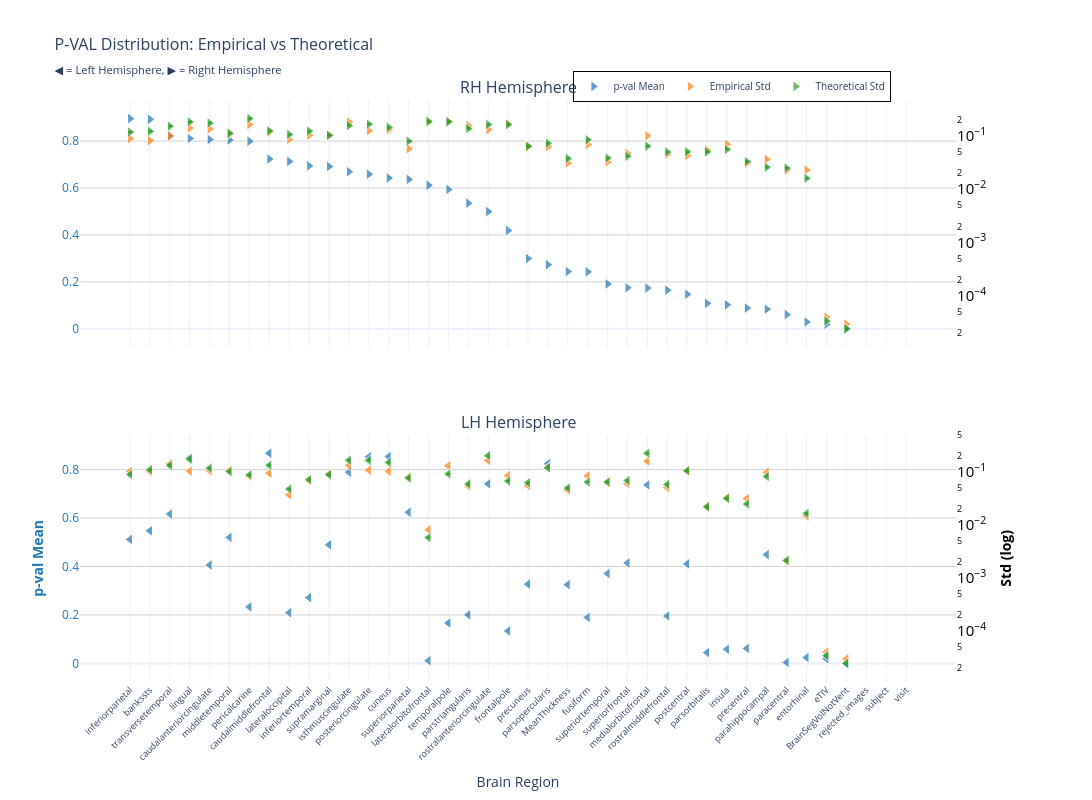
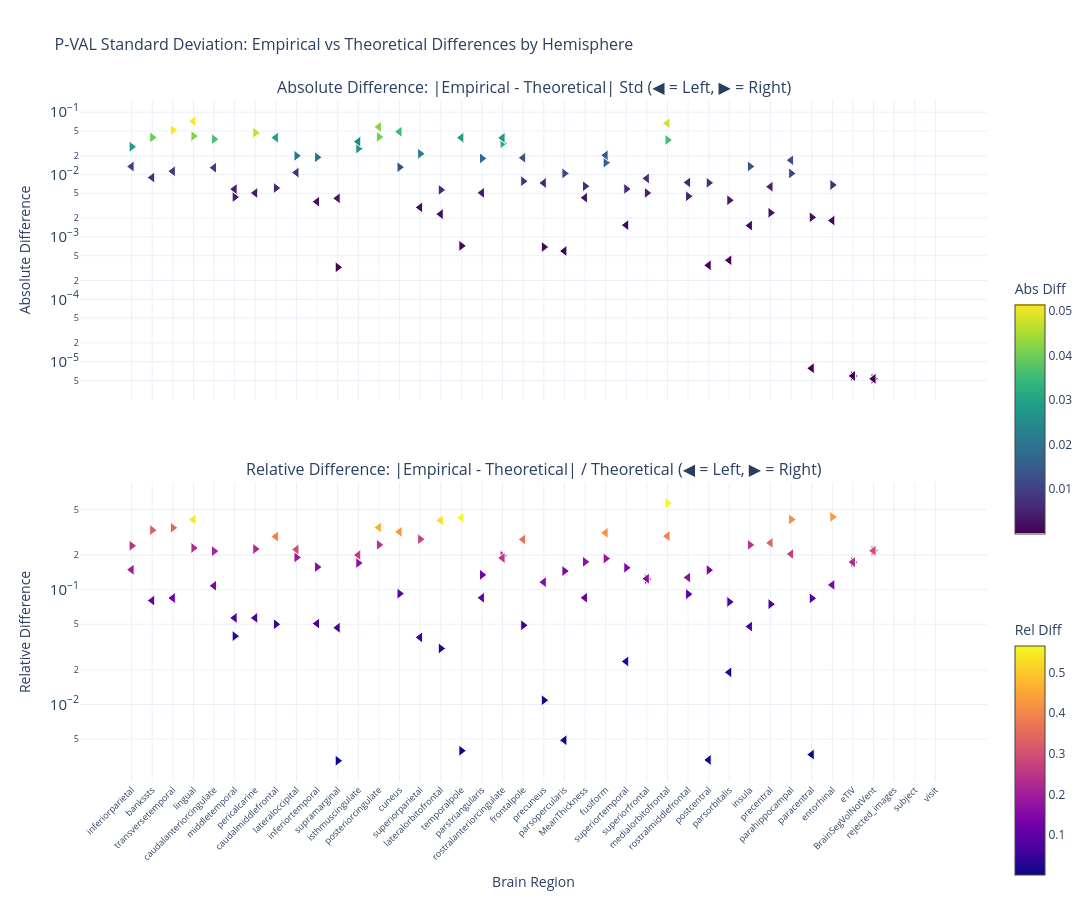

Here is the notebook cell these charts were saved with, in order:
### Markdown cell above
### p-value

### Code cell
nu_nav = df_npvr[(df_npvr["timepoint"] == "baseline") & (df_npvr["group"] == "HC-PD")]
data_path = stats_dir / f"ancova_baseline_{METRIC}.parquet"
df, stats = get_test_stats(
    data_path, stat_functions_F, nu_nav, hemisphere=True, study="baseline"
)
show_figure(stats, hemisphere=True, stat_name="p-val", study="baseline", metric=METRIC)

### Figure 1 — Plotly figure (JSON) as saved in the notebook; plotly's stock layout.template omitted (floating-point values rounded to 4 significant figures)
{"data": [{"hovertemplate": "<b>%{x}</b><br>Mean p-val: %{y:.2f}<br><extra></extra>", "legendgroup": "mean", "marker": {"color": "#1f77b4", "line": {"color": "white", "width": 1}, "opacity": 0.7, "size": 10, "symbol": "triangle-right"}, "mode": "markers", "name": "p-val Mean", "showlegend": true, "type": "scatter", "x": ["inferiorparietal", "bankssts", "transversetemporal", "lingual", "caudalanteriorcingulate", "middletemporal", "pericalcarine", "caudalmiddlefrontal", "lateraloccipital", "inferiortemporal", "supramarginal", "isthmuscingulate", "posteriorcingulate", "cuneus", "superiorparietal", "lateralorbitofrontal", "temporalpole", "parstriangularis", "rostralanteriorcingulate", "frontalpole", "precuneus", "parsopercularis", "MeanThickness", "fusiform", "superiortemporal", "superiorfrontal", "medialorbitofrontal", "rostralmiddlefrontal", "postcentral", "parsorbitalis", "insula", "precentral", "parahippocampal", "paracentral", "entorhinal", "eTIV", "BrainSegVolNotVent", "rejected_images", "subject", "visit"], "xaxis": "x", "y": [0.8959, 0.8928, 0.8244, 0.8114, 0.8068, 0.8049, 0.7995, 0.7235, 0.7136, 0.6943, 0.6919, 0.6697, 0.659, 0.6429, 0.6369, 0.612, 0.5942, 0.5352, 0.4997, 0.4189, 0.2996, 0.2732, 0.244, 0.2425, 0.1911, 0.1747, 0.1738, 0.1646, 0.1471, 0.1084, 0.1023, 0.08812, 0.08363, 0.06076, 0.02882, 0.01913, 0.0002605, NaN, NaN, NaN], "yaxis": "y"}, {"hovertemplate": "<b>%{x}</b><br>Empirical Std: %{y:.3f}<br><extra></extra>", "legendgroup": "empirical", "marker": {"color": "#ff7f0e", "line": {"color": "white", "width": 1}, "opacity": 0.7, "size": 10, "symbol": "triangle-right"}, "mode": "markers", "name": "Empirical Std", "showlegend": true, "type": "scatter", "x": ["inferiorparietal", "bankssts", "transversetemporal", "lingual", "caudalanteriorcingulate", "middletemporal", "pericalcarine", "caudalmiddlefrontal", "lateraloccipital", "inferiortemporal", "supramarginal", "isthmuscingulate", "posteriorcingulate", "cuneus", "superiorparietal", "lateralorbitofrontal", "temporalpole", "parstriangularis", "rostralanteriorcingulate", "frontalpole", "precuneus", "parsopercularis", "MeanThickness", "fusiform", "superiortemporal", "superiorfrontal", "medialorbitofrontal", "rostralmiddlefrontal", "postcentral", "parsorbitalis", "insula", "precentral", "parahippocampal", "paracentral", "entorhinal", "eTIV", "BrainSegVolNotVent", "rejected_images", "subject", "visit"], "xaxis": "x", "y": [0.08799, 0.08026, 0.09766, 0.1381, 0.1338, 0.1062, 0.1606, 0.1157, 0.08479, 0.1014, 0.1009, 0.1801, 0.1233, 0.1291, 0.05685, 0.1788, 0.1811, 0.1533, 0.1294, 0.168, 0.0625, 0.06155, 0.03076, 0.06784, 0.03205, 0.04618, 0.09929, 0.04463, 0.04234, 0.05338, 0.0685, 0.03022, 0.036, 0.02249, 0.02268, 3.984e-05, 2.958e-05, NaN, NaN, NaN], "yaxis": "y2"}, {"error_y": {"array": [0.003248, 0.003355, 0.004179, 0.005029, 0.004783, 0.003098, 0.005811, 0.003412, 0.002935, 0.00337, 0.002818, 0.00431, 0.004579, 0.003985, 0.002196, 0.00517, 0.005093, 0.003786, 0.004515, 0.004489, 0.00177, 0.002017, 0.001044, 0.002336, 0.001063, 0.001152, 0.001776, 0.001376, 0.001393, 0.001387, 0.001541, 0.0009151, 0.0007162, 0.000688, 0.0004443, 9.513e-07, 6.804e-07, NaN, NaN, NaN], "arrayminus": [0.003158, 0.003262, 0.004063, 0.004889, 0.00465, 0.003012, 0.00565, 0.003317, 0.002854, 0.003277, 0.00274, 0.004191, 0.004452, 0.003874, 0.002136, 0.005026, 0.004952, 0.003681, 0.00439, 0.004364, 0.001721, 0.001961, 0.001015, 0.002272, 0.001033, 0.00112, 0.001727, 0.001338, 0.001354, 0.001349, 0.001499, 0.0008897, 0.0006964, 0.0006689, 0.000432, 9.249e-07, 6.615e-07, NaN, NaN, NaN], "color": "#2ca02c", "thickness": 1, "type": "data", "visible": true, "width": 2}, "hovertemplate": "<b>%{x}</b><br>Theoretical Std: %{y:.3f}<br><extra></extra>", "legendgroup": "theoretical", "marker": {"color": "#2ca02c", "line": {"color": "white", "width": 1}, "opacity": 0.7, "size": 10, "symbol": "triangle-right"}, "mode": "markers", "name": "Theoretical Std", "showlegend": true, "type": "scatter", "x": ["inferiorparietal", "bankssts", "transversetemporal", "lingual", "caudalanteriorcingulate", "middletemporal", "pericalcarine", "caudalmiddlefrontal", "lateraloccipital", "inferiortemporal", "supramarginal", "isthmuscingulate", "posteriorcingulate", "cuneus", "superiorparietal", "lateralorbitofrontal", "temporalpole", "parstriangularis", "rostralanteriorcingulate", "frontalpole", "precuneus", "parsopercularis", "MeanThickness", "fusiform", "superiortemporal", "superiorfrontal", "medialorbitofrontal", "rostralmiddlefrontal", "postcentral", "parsorbitalis", "insula", "precentral", "parahippocampal", "paracentral", "entorhinal", "eTIV", "BrainSegVolNotVent", "rejected_images", "subject", "visit"], "xaxis": "x", "y": [0.1159, 0.1197, 0.1492, 0.1795, 0.1707, 0.1106, 0.2074, 0.1218, 0.1048, 0.1203, 0.1006, 0.1538, 0.1634, 0.1422, 0.07839, 0.1845, 0.1818, 0.1351, 0.1612, 0.1602, 0.06319, 0.07199, 0.03726, 0.08339, 0.03793, 0.04111, 0.0634, 0.04912, 0.0497, 0.04951, 0.05502, 0.03266, 0.02556, 0.02455, 0.01586, 3.395e-05, 2.428e-05, NaN, NaN, NaN], "yaxis": "y2"}, {"hovertemplate": "<b>%{x}</b><br>Mean p-val: %{y:.2f}<br><extra></extra>", "legendgroup": "mean", "marker": {"color": "#1f77b4", "line": {"color": "white", "width": 1}, "opacity": 0.7, "size": 10, "symbol": "triangle-left"}, "mode": "markers", "name": "p-val Mean", "showlegend": false, "type": "scatter", "x": ["caudalmiddlefrontal", "cuneus", "posteriorcingulate", "lingual", "parsopercularis", "isthmuscingulate", "rostralanteriorcingulate", "medialorbitofrontal", "superiorparietal", "transversetemporal", "bankssts", "middletemporal", "inferiorparietal", "supramarginal", "parahippocampal", "superiorfrontal", "postcentral", "caudalanteriorcingulate", "superiortemporal", "precuneus", "MeanThickness", "inferiortemporal", "pericalcarine", "lateraloccipital", "parstriangularis", "rostralmiddlefrontal", "fusiform", "temporalpole", "frontalpole", "precentral", "insula", "parsorbitalis", "entorhinal", "eTIV", "lateralorbitofrontal", "paracentral", "BrainSegVolNotVent", "rejected_images", "subject", "visit"], "xaxis": "x2", "y": [0.8668, 0.8531, 0.8522, 0.8477, 0.8238, 0.789, 0.7407, 0.7365, 0.624, 0.616, 0.5471, 0.5198, 0.5116, 0.4892, 0.4488, 0.4143, 0.4106, 0.4058, 0.3709, 0.327, 0.3249, 0.2713, 0.2329, 0.2093, 0.2003, 0.1958, 0.1897, 0.1666, 0.1336, 0.06214, 0.05861, 0.04496, 0.02414, 0.01913, 0.01132, 0.004091, 0.0002605, NaN, NaN, NaN], "yaxis": "y3"}, {"hovertemplate": "<b>%{x}</b><br>Empirical Std: %{y:.3f}<br><extra></extra>", "legendgroup": "empirical", "marker": {"color": "#ff7f0e", "line": {"color": "white", "width": 1}, "opacity": 0.7, "size": 10, "symbol": "triangle-left"}, "mode": "markers", "name": "Empirical Std", "showlegend": false, "type": "scatter", "x": ["caudalmiddlefrontal", "cuneus", "posteriorcingulate", "lingual", "parsopercularis", "isthmuscingulate", "rostralanteriorcingulate", "medialorbitofrontal", "superiorparietal", "transversetemporal", "bankssts", "middletemporal", "inferiorparietal", "supramarginal", "parahippocampal", "superiorfrontal", "postcentral", "caudalanteriorcingulate", "superiortemporal", "precuneus", "MeanThickness", "inferiortemporal", "pericalcarine", "lateraloccipital", "parstriangularis", "rostralmiddlefrontal", "fusiform", "temporalpole", "frontalpole", "precentral", "insula", "parsorbitalis", "entorhinal", "eTIV", "lateralorbitofrontal", "paracentral", "BrainSegVolNotVent", "rejected_images", "subject", "visit"], "xaxis": "x2", "y": [0.09583, 0.1042, 0.1091, 0.1046, 0.1223, 0.1349, 0.1666, 0.1613, 0.08053, 0.1452, 0.1026, 0.1088, 0.1039, 0.09343, 0.1002, 0.06099, 0.1062, 0.1065, 0.06369, 0.05579, 0.04585, 0.06878, 0.08421, 0.03731, 0.05485, 0.05118, 0.08545, 0.1317, 0.08642, 0.03142, 0.03338, 0.02258, 0.01482, 3.984e-05, 0.008119, 0.002146, 2.958e-05, NaN, NaN, NaN], "yaxis": "y4"}, {"error_y": {"array": [0.00378, 0.004284, 0.004683, 0.004937, 0.003409, 0.004726, 0.005753, 0.006386, 0.002173, 0.003752, 0.003126, 0.002883, 0.002532, 0.002501, 0.002331, 0.001952, 0.002984, 0.003344, 0.001828, 0.001769, 0.001404, 0.00203, 0.002501, 0.001346, 0.001679, 0.001643, 0.001825, 0.002595, 0.001901, 0.0007014, 0.0008927, 0.0006207, 0.0004665, 9.513e-07, 0.0001625, 5.99e-05, 6.804e-07, NaN, NaN, NaN], "arrayminus": [0.003675, 0.004165, 0.004553, 0.0048, 0.003314, 0.004595, 0.005594, 0.006209, 0.002113, 0.003648, 0.003039, 0.002804, 0.002462, 0.002432, 0.002267, 0.001898, 0.002901, 0.003251, 0.001777, 0.00172, 0.001365, 0.001974, 0.002432, 0.001309, 0.001633, 0.001598, 0.001774, 0.002523, 0.001849, 0.000682, 0.000868, 0.0006035, 0.0004535, 9.249e-07, 0.000158, 5.824e-05, 6.615e-07, NaN, NaN, NaN], "color": "#2ca02c", "thickness": 1, "type": "data", "visible": true, "width": 2}, "hovertemplate": "<b>%{x}</b><br>Theoretical Std: %{y:.3f}<br><extra></extra>", "legendgroup": "theoretical", "marker": {"color": "#2ca02c", "line": {"color": "white", "width": 1}, "opacity": 0.7, "size": 10, "symbol": "triangle-left"}, "mode": "markers", "name": "Theoretical Std", "showlegend": false, "type": "scatter", "x": ["caudalmiddlefrontal", "cuneus", "posteriorcingulate", "lingual", "parsopercularis", "isthmuscingulate", "rostralanteriorcingulate", "medialorbitofrontal", "superiorparietal", "transversetemporal", "bankssts", "middletemporal", "inferiorparietal", "supramarginal", "parahippocampal", "superiorfrontal", "postcentral", "caudalanteriorcingulate", "superiortemporal", "precuneus", "MeanThickness", "inferiortemporal", "pericalcarine", "lateraloccipital", "parstriangularis", "rostralmiddlefrontal", "fusiform", "temporalpole", "frontalpole", "precentral", "insula", "parsorbitalis", "entorhinal", "eTIV", "lateralorbitofrontal", "paracentral", "BrainSegVolNotVent", "rejected_images", "subject", "visit"], "xaxis": "x2", "y": [0.1349, 0.1529, 0.1672, 0.1762, 0.1217, 0.1687, 0.2053, 0.2279, 0.07755, 0.1339, 0.1116, 0.1029, 0.09039, 0.08927, 0.08321, 0.06966, 0.1065, 0.1194, 0.06524, 0.06312, 0.05011, 0.07245, 0.08928, 0.04806, 0.05994, 0.05865, 0.06512, 0.09262, 0.06787, 0.02503, 0.03186, 0.02215, 0.01665, 3.395e-05, 0.005799, 0.002138, 2.428e-05, NaN, NaN, NaN], "yaxis": "y4"}], "layout": {"annotations": [{"font": {"size": 16}, "showarrow": false, "text": "RH Hemisphere", "x": 0.47, "xanchor": "center", "xref": "paper", "y": 1, "yanchor": "bottom", "yref": "paper"}, {"font": {"size": 16}, "showarrow": false, "text": "LH Hemisphere", "x": 0.47, "xanchor": "center", "xref": "paper", "y": 0.425, "yanchor": "bottom", "yref": "paper"}], "height": 800, "hovermode": "x", "legend": {"bgcolor": "rgba(255, 255, 255, 0.9)", "bordercolor": "black", "borderwidth": 1, "font": {"size": 10}, "orientation": "h", "x": 0.7, "xanchor": "center", "y": 1.05}, "title": {"font": {"size": 16}, "text": "P-VAL Distribution: Empirical vs Theoretical<br><sub>◀ = Left Hemisphere, ▶ = Right Hemisphere</sub>"}, "width": 1400, "xaxis": {"anchor": "y", "domain": [0, 0.94], "matches": "x2", "showticklabels": false}, "xaxis2": {"anchor": "y3", "domain": [0, 0.94], "tickangle": -45, "tickfont": {"size": 9}, "title": {"text": "Brain Region"}}, "yaxis": {"anchor": "x", "domain": [0.575, 1], "gridcolor": "lightgray", "showgrid": true, "tickfont": {"color": "#1f77b4"}, "title": {"font": {"color": "#1f77b4"}, "text": ""}}, "yaxis2": {"anchor": "x", "exponentformat": "power", "overlaying": "y", "showgrid": false, "side": "right", "tickfont": {"color": "black"}, "title": {"font": {"color": "black"}, "text": ""}, "type": "log"}, "yaxis3": {"anchor": "x2", "domain": [0, 0.425], "gridcolor": "lightgray", "showgrid": true, "tickfont": {"color": "#1f77b4"}, "title": {"font": {"color": "#1f77b4"}, "text": "<b>p-val Mean</b>"}}, "yaxis4": {"anchor": "x2", "exponentformat": "power", "overlaying": "y3", "showgrid": false, "side": "right", "tickfont": {"color": "black"}, "title": {"font": {"color": "black"}, "text": "<b>Std (log)</b>"}, "type": "log"}}}

### Figure 2 — Plotly figure (JSON) as saved in the notebook; plotly's stock layout.template omitted (floating-point values rounded to 4 significant figures)
{"data": [{"hovertemplate": "<b>%{x}</b><br>Hemisphere: %{text}<br>Abs Diff: %{y:.4f}<br><extra></extra>", "legendgroup": "abs_rh", "marker": {"color": [0.02794, 0.03947, 0.05151, 0.0414, 0.03693, 0.004353, 0.04681, 0.006082, 0.01998, 0.01891, 0.0003254, 0.02623, 0.04011, 0.01313, 0.02155, 0.005671, 0.000719, 0.01817, 0.03173, 0.007836, 0.0006883, 0.01044, 0.006505, 0.01555, 0.005879, 0.005071, 0.03588, 0.004487, 0.00736, 0.00387, 0.01349, 0.00244, 0.01043, 0.002062, 0.006817, 5.892e-06, 5.301e-06, NaN, NaN, NaN], "colorbar": {"len": 0.4, "title": {"text": "Abs Diff"}, "y": 0.75, "yanchor": "top"}, "colorscale": [[0, "#440154"], [0.1111, "#482878"], [0.2222, "#3e4989"], [0.3333, "#31688e"], [0.4444, "#26828e"], [0.5556, "#1f9e89"], [0.6667, "#35b779"], [0.7778, "#6ece58"], [0.8889, "#b5de2b"], [1, "#fde725"]], "line": {"color": "white", "width": 1}, "showscale": true, "size": 10, "symbol": "triangle-right"}, "mode": "markers", "name": "Absolute (rh)", "showlegend": false, "text": ["rh", "rh", "rh", "rh", "rh", "rh", "rh", "rh", "rh", "rh", "rh", "rh", "rh", "rh", "rh", "rh", "rh", "rh", "rh", "rh", "rh", "rh", "rh", "rh", "rh", "rh", "rh", "rh", "rh", "rh", "rh", "rh", "rh", "rh", "rh", "rh", "rh", "rh", "rh", "rh"], "type": "scatter", "x": ["inferiorparietal", "bankssts", "transversetemporal", "lingual", "caudalanteriorcingulate", "middletemporal", "pericalcarine", "caudalmiddlefrontal", "lateraloccipital", "inferiortemporal", "supramarginal", "isthmuscingulate", "posteriorcingulate", "cuneus", "superiorparietal", "lateralorbitofrontal", "temporalpole", "parstriangularis", "rostralanteriorcingulate", "frontalpole", "precuneus", "parsopercularis", "MeanThickness", "fusiform", "superiortemporal", "superiorfrontal", "medialorbitofrontal", "rostralmiddlefrontal", "postcentral", "parsorbitalis", "insula", "precentral", "parahippocampal", "paracentral", "entorhinal", "eTIV", "BrainSegVolNotVent", "rejected_images", "subject", "visit"], "xaxis": "x", "y": [0.02794, 0.03947, 0.05151, 0.0414, 0.03693, 0.004353, 0.04681, 0.006082, 0.01998, 0.01891, 0.0003254, 0.02623, 0.04011, 0.01313, 0.02155, 0.005671, 0.000719, 0.01817, 0.03173, 0.007836, 0.0006883, 0.01044, 0.006505, 0.01555, 0.005879, 0.005071, 0.03588, 0.004487, 0.00736, 0.00387, 0.01349, 0.00244, 0.01043, 0.002062, 0.006817, 5.892e-06, 5.301e-06, NaN, NaN, NaN], "yaxis": "y"}, {"hovertemplate": "<b>%{x}</b><br>Hemisphere: %{text}<br>Rel Diff: %{y:.2%}<br><extra></extra>", "legendgroup": "rel_rh", "marker": {"color": [0.241, 0.3297, 0.3453, 0.2307, 0.2164, 0.03936, 0.2257, 0.04994, 0.1907, 0.1572, 0.003236, 0.1705, 0.2454, 0.09229, 0.2749, 0.03074, 0.003955, 0.1345, 0.1969, 0.04891, 0.01089, 0.145, 0.1746, 0.1865, 0.155, 0.1234, 0.566, 0.09134, 0.1481, 0.07816, 0.2452, 0.0747, 0.4081, 0.08399, 0.4299, 0.1735, 0.2183, NaN, NaN, NaN], "colorbar": {"len": 0.4, "title": {"text": "Rel Diff"}, "y": 0.25, "yanchor": "top"}, "colorscale": [[0, "#0d0887"], [0.1111, "#46039f"], [0.2222, "#7201a8"], [0.3333, "#9c179e"], [0.4444, "#bd3786"], [0.5556, "#d8576b"], [0.6667, "#ed7953"], [0.7778, "#fb9f3a"], [0.8889, "#fdca26"], [1, "#f0f921"]], "line": {"color": "white", "width": 1}, "showscale": true, "size": 10, "symbol": "triangle-right"}, "mode": "markers", "name": "Relative (rh)", "showlegend": false, "text": ["rh", "rh", "rh", "rh", "rh", "rh", "rh", "rh", "rh", "rh", "rh", "rh", "rh", "rh", "rh", "rh", "rh", "rh", "rh", "rh", "rh", "rh", "rh", "rh", "rh", "rh", "rh", "rh", "rh", "rh", "rh", "rh", "rh", "rh", "rh", "rh", "rh", "rh", "rh", "rh"], "type": "scatter", "x": ["inferiorparietal", "bankssts", "transversetemporal", "lingual", "caudalanteriorcingulate", "middletemporal", "pericalcarine", "caudalmiddlefrontal", "lateraloccipital", "inferiortemporal", "supramarginal", "isthmuscingulate", "posteriorcingulate", "cuneus", "superiorparietal", "lateralorbitofrontal", "temporalpole", "parstriangularis", "rostralanteriorcingulate", "frontalpole", "precuneus", "parsopercularis", "MeanThickness", "fusiform", "superiortemporal", "superiorfrontal", "medialorbitofrontal", "rostralmiddlefrontal", "postcentral", "parsorbitalis", "insula", "precentral", "parahippocampal", "paracentral", "entorhinal", "eTIV", "BrainSegVolNotVent", "rejected_images", "subject", "visit"], "xaxis": "x2", "y": [0.241, 0.3297, 0.3453, 0.2307, 0.2164, 0.03936, 0.2257, 0.04994, 0.1907, 0.1572, 0.003236, 0.1705, 0.2454, 0.09229, 0.2749, 0.03074, 0.003955, 0.1345, 0.1969, 0.04891, 0.01089, 0.145, 0.1746, 0.1865, 0.155, 0.1234, 0.566, 0.09134, 0.1481, 0.07816, 0.2452, 0.0747, 0.4081, 0.08399, 0.4299, 0.1735, 0.2183, NaN, NaN, NaN], "yaxis": "y2"}, {"hovertemplate": "<b>%{x}</b><br>Hemisphere: %{text}<br>Abs Diff: %{y:.4f}<br><extra></extra>", "legendgroup": "abs_lh", "marker": {"color": [0.03909, 0.04869, 0.05804, 0.07161, 0.0005939, 0.03374, 0.03877, 0.06658, 0.002975, 0.0113, 0.008956, 0.005838, 0.01348, 0.004158, 0.01699, 0.008673, 0.0003501, 0.01289, 0.001546, 0.007333, 0.004258, 0.003669, 0.005067, 0.01075, 0.00509, 0.007475, 0.02033, 0.03909, 0.01855, 0.006387, 0.001519, 0.0004223, 0.00183, 5.892e-06, 0.00232, 7.828e-06, 5.301e-06, NaN, NaN, NaN], "colorbar": {"len": 0.4, "title": {"text": "Abs Diff"}, "y": 0.75, "yanchor": "top"}, "colorscale": [[0, "#440154"], [0.1111, "#482878"], [0.2222, "#3e4989"], [0.3333, "#31688e"], [0.4444, "#26828e"], [0.5556, "#1f9e89"], [0.6667, "#35b779"], [0.7778, "#6ece58"], [0.8889, "#b5de2b"], [1, "#fde725"]], "line": {"color": "white", "width": 1}, "showscale": false, "size": 10, "symbol": "triangle-left"}, "mode": "markers", "name": "Absolute (lh)", "showlegend": false, "text": ["lh", "lh", "lh", "lh", "lh", "lh", "lh", "lh", "lh", "lh", "lh", "lh", "lh", "lh", "lh", "lh", "lh", "lh", "lh", "lh", "lh", "lh", "lh", "lh", "lh", "lh", "lh", "lh", "lh", "lh", "lh", "lh", "lh", "lh", "lh", "lh", "lh", "lh", "lh", "lh"], "type": "scatter", "x": ["caudalmiddlefrontal", "cuneus", "posteriorcingulate", "lingual", "parsopercularis", "isthmuscingulate", "rostralanteriorcingulate", "medialorbitofrontal", "superiorparietal", "transversetemporal", "bankssts", "middletemporal", "inferiorparietal", "supramarginal", "parahippocampal", "superiorfrontal", "postcentral", "caudalanteriorcingulate", "superiortemporal", "precuneus", "MeanThickness", "inferiortemporal", "pericalcarine", "lateraloccipital", "parstriangularis", "rostralmiddlefrontal", "fusiform", "temporalpole", "frontalpole", "precentral", "insula", "parsorbitalis", "entorhinal", "eTIV", "lateralorbitofrontal", "paracentral", "BrainSegVolNotVent", "rejected_images", "subject", "visit"], "xaxis": "x", "y": [0.03909, 0.04869, 0.05804, 0.07161, 0.0005939, 0.03374, 0.03877, 0.06658, 0.002975, 0.0113, 0.008956, 0.005838, 0.01348, 0.004158, 0.01699, 0.008673, 0.0003501, 0.01289, 0.001546, 0.007333, 0.004258, 0.003669, 0.005067, 0.01075, 0.00509, 0.007475, 0.02033, 0.03909, 0.01855, 0.006387, 0.001519, 0.0004223, 0.00183, 5.892e-06, 0.00232, 7.828e-06, 5.301e-06, NaN, NaN, NaN], "yaxis": "y"}, {"hovertemplate": "<b>%{x}</b><br>Hemisphere: %{text}<br>Rel Diff: %{y:.2%}<br><extra></extra>", "legendgroup": "rel_lh", "marker": {"color": [0.2897, 0.3185, 0.3473, 0.4064, 0.004881, 0.2, 0.1888, 0.2921, 0.03836, 0.0844, 0.08028, 0.05673, 0.1491, 0.04657, 0.2042, 0.1245, 0.003287, 0.108, 0.02369, 0.1162, 0.08498, 0.05063, 0.05675, 0.2236, 0.08492, 0.1274, 0.3123, 0.4221, 0.2734, 0.2551, 0.04767, 0.01906, 0.1099, 0.1735, 0.4001, 0.003661, 0.2183, NaN, NaN, NaN], "colorbar": {"len": 0.4, "title": {"text": "Rel Diff"}, "y": 0.25, "yanchor": "top"}, "colorscale": [[0, "#0d0887"], [0.1111, "#46039f"], [0.2222, "#7201a8"], [0.3333, "#9c179e"], [0.4444, "#bd3786"], [0.5556, "#d8576b"], [0.6667, "#ed7953"], [0.7778, "#fb9f3a"], [0.8889, "#fdca26"], [1, "#f0f921"]], "line": {"color": "white", "width": 1}, "showscale": false, "size": 10, "symbol": "triangle-left"}, "mode": "markers", "name": "Relative (lh)", "showlegend": false, "text": ["lh", "lh", "lh", "lh", "lh", "lh", "lh", "lh", "lh", "lh", "lh", "lh", "lh", "lh", "lh", "lh", "lh", "lh", "lh", "lh", "lh", "lh", "lh", "lh", "lh", "lh", "lh", "lh", "lh", "lh", "lh", "lh", "lh", "lh", "lh", "lh", "lh", "lh", "lh", "lh"], "type": "scatter", "x": ["caudalmiddlefrontal", "cuneus", "posteriorcingulate", "lingual", "parsopercularis", "isthmuscingulate", "rostralanteriorcingulate", "medialorbitofrontal", "superiorparietal", "transversetemporal", "bankssts", "middletemporal", "inferiorparietal", "supramarginal", "parahippocampal", "superiorfrontal", "postcentral", "caudalanteriorcingulate", "superiortemporal", "precuneus", "MeanThickness", "inferiortemporal", "pericalcarine", "lateraloccipital", "parstriangularis", "rostralmiddlefrontal", "fusiform", "temporalpole", "frontalpole", "precentral", "insula", "parsorbitalis", "entorhinal", "eTIV", "lateralorbitofrontal", "paracentral", "BrainSegVolNotVent", "rejected_images", "subject", "visit"], "xaxis": "x2", "y": [0.2897, 0.3185, 0.3473, 0.4064, 0.004881, 0.2, 0.1888, 0.2921, 0.03836, 0.0844, 0.08028, 0.05673, 0.1491, 0.04657, 0.2042, 0.1245, 0.003287, 0.108, 0.02369, 0.1162, 0.08498, 0.05063, 0.05675, 0.2236, 0.08492, 0.1274, 0.3123, 0.4221, 0.2734, 0.2551, 0.04767, 0.01906, 0.1099, 0.1735, 0.4001, 0.003661, 0.2183, NaN, NaN, NaN], "yaxis": "y2"}], "layout": {"annotations": [{"font": {"size": 16}, "showarrow": false, "text": "Absolute Difference: |Empirical - Theoretical| Std (◀ = Left, ▶ = Right)", "x": 0.5, "xanchor": "center", "xref": "paper", "y": 1, "yanchor": "bottom", "yref": "paper"}, {"font": {"size": 16}, "showarrow": false, "text": "Relative Difference: |Empirical - Theoretical| / Theoretical (◀ = Left, ▶ = Right)", "x": 0.5, "xanchor": "center", "xref": "paper", "y": 0.44, "yanchor": "bottom", "yref": "paper"}], "height": 900, "hovermode": "x unified", "showlegend": false, "title": {"font": {"size": 16}, "text": "P-VAL Standard Deviation: Empirical vs Theoretical Differences by Hemisphere"}, "width": 1400, "xaxis": {"anchor": "y", "domain": [0, 1], "showticklabels": false}, "xaxis2": {"anchor": "y2", "domain": [0, 1], "tickangle": -45, "tickfont": {"size": 9}, "title": {"text": "Brain Region"}}, "yaxis": {"anchor": "x", "domain": [0.56, 1], "exponentformat": "power", "title": {"text": "Absolute Difference"}, "type": "log"}, "yaxis2": {"anchor": "x2", "domain": [0, 0.44], "exponentformat": "power", "title": {"text": "Relative Difference"}, "type": "log"}}}
